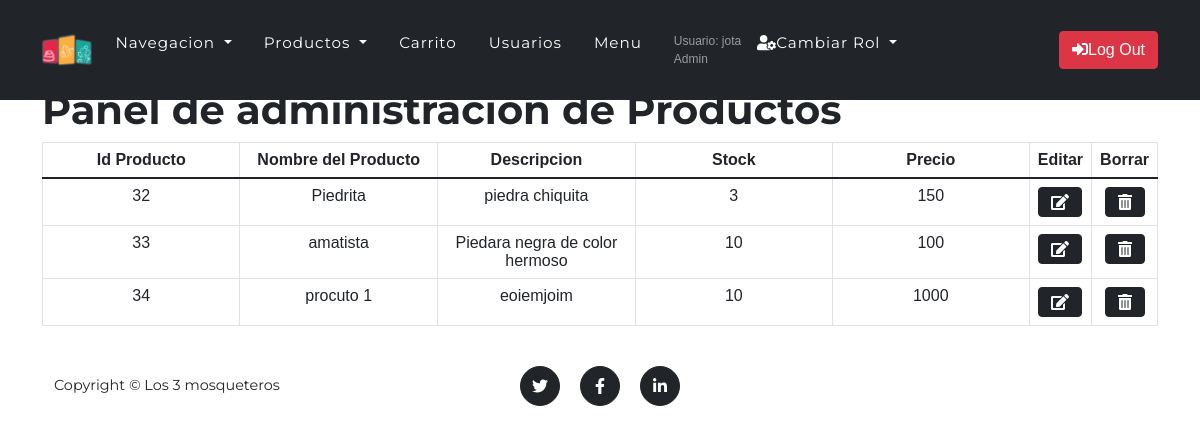
Page /vista/ejercicios/listarProductos.php (signed in) on the committed database.
### tables this page shows
CREATE TABLE `usuario` (
  `idUsuario` bigint(20) NOT NULL,
  `usNombre` varchar(50) NOT NULL,
  `usPass` varchar(250) NOT NULL,
  `usMail` varchar(50) NOT NULL,
  `usDesabilitado` timestamp NULL DEFAULT NULL
);

CREATE TABLE `rol` (
  `idRol` bigint(20) NOT NULL,
  `rolDescripcion` varchar(50) NOT NULL
);

CREATE TABLE `producto` (
  `idProducto` bigint(20) NOT NULL,
  `productoNombre` varchar(200) NOT NULL,
  `productoDetalle` varchar(512) NOT NULL,
  `productoStock` int(11) NOT NULL,
  `productoPrecio` float NOT NULL
);

### utiles/funciones.php (called while the page is built, shortened)
<?php
spl_autoload_register(function ($clase) {
    $directorys = array(
        $GLOBALS['ROOT'].'modelo/',
        $GLOBALS['ROOT'].'modelo/conector/',
        $GLOBALS['ROOT'].'control/');
})
?>

### control/session.php (called while the page is built, shortened)
<?php
class session{
    public function getRolActivo(){
        return $_SESSION['rolactivo'];
    }
    public function activa()
    {
        $activa = false;
        if (isset($_SESSION['idUsuario'])) {
            $activa = true;
        }
        return $activa;
    }
    public function getObjUsuario(){
        $usuario = null;
        $abmUs = new abmUsuario();
        $list = $abmUs->buscar(['idUsuario' => $_SESSION['idUsuario']]);
        if (count($list) > 0) {
            $usuario = $list[0];
        }
        return $usuario;
    }
    public function getColeccionRol(){
        $roles = array();
        $abmUR = new abmUsuarioRol();
        $abmR = new abmRol();
        $uss = $this->getObjUsuario();
        $list = $abmUR->buscar(['idUsuario' => $uss->getIdUsuario()]);
        if (count($list) > 0) {
            foreach ($list as $UR) {
                $objRol = $abmR->buscar(['idRol' => $UR->getObjRol()->getIdRol()]);
                array_push($roles, $objRol[0]);
            }
        }
        return $roles;
    }
}

### modelo/usuario.php (called while the page is built, shortened)
<?php
class usuario
{
    private $usNombre;
    public function __construct()
    {
        $this->usNombre = '';
    }
    public function setUsNombre($usNombre)
    {
        $this->usNombre = $usNombre;
    }
    public function getUsNombre()
    {
        return $this->usNombre;
    }
    public static function listar($parametro = "")
    {
        $arreglo = array();
        $base = new BaseDatos();
        $sql = "SELECT * FROM usuario ";
        if ($parametro != "") {
            $sql = $sql . 'WHERE ' . $parametro;
        }
        $res = $base->Ejecutar($sql);
        if ($res > -1) {
            if ($res >= 0) {
                while ($row = $base->Registro()) {
                    $obj = new usuario();
                    $obj->setear(['idUsuario' => $row['idUsuario'], 'usNombre' => $row['usNombre'], 'usPass' => $row['usPass'], 'usMail' => $row['usMail'], 'usDesabilitado' => $row['usDesabilitado']]);
                    array_push($arreglo, $obj);
                }
            }
        } else {
            $this->setMensajeOperacion("usuario->listar: " . $base->getError());
        }
        return $arreglo;
    }
}

### modelo/conector/BaseDatos.php (called while the page is built, shortened)
<?php
class BaseDatos extends PDO
{
    private $indice;
    private $resultado;
    public function __construct()
    {
        $this->indice = 0;
    }
    public function setSQL($e)
    {
        return "\n" . $this->sql = $e;
    }
    public function Ejecutar($sql)
    {
        if (stristr($sql, "select")) {
            $resp =  $this->EjecutarSelect($sql);
        }
        return $resp;
    }
    private function EjecutarSelect($sql)
    {
        $cant = -1;
        $resultado = parent::query($sql);
        if (!$resultado) {
            $this->analizarDebug();
        } else {
            $arregloResult = $resultado->fetchAll();
            $cant = count($arregloResult);
        }
        return $cant;
    }
    public function Registro()
    {
        $filaActual = false;
        $indiceActual = $this->getIndice();
        if ($indiceActual >= 0) {
            $filas = $this->getResultado();
            if ($indiceActual < count($filas)) {
                $filaActual =  $filas[$indiceActual];
            } else {
                $this->setIndice(-1);
            }
        }
        return $filaActual;
    }
    private function setIndice($valor)
    {
        $this->indice = $valor;
    }
    private function getIndice()
    {
        return $this->indice;
    }
    private function setResultado($valor)
    {
        $this->resultado = $valor;
    }
    private function getResultado()
    {
        return $this->resultado;
    }
}

### control/abmUsuario.php (called while the page is built, shortened)
<?php
class abmUsuario
{
    public function buscar($param)
    {
        $where = " true ";
        if ($param <> NULL) {
            if (isset($param['idUsuario']))
                $where .= ' and idUsuario = ' . "'" . $param['idUsuario'] . "'";
        }
        $arreglo = usuario::listar($where);
        return $arreglo;
    }
}

### modelo/rol.php (called while the page is built, shortened)
<?php
class rol{
    private $idRol;
    private $rolDescripcion;
    public function __construct(){
        $this->idRol = '';
        $this->rolDescripcion = '';
    }
    public function setIdRol($idRol){
        $this->idRol = $idRol;
    }
    public function setRolDescripcion($rolDescripcion){
        $this->rolDescripcion = $rolDescripcion;
    }
    public function getRolDescripcion(){
        return $this->rolDescripcion;
    }
    public function getIdRol(){
        return $this->idRol;
    }
    public function cargar(){
        $resp = false;
        $base = new BaseDatos();
        $idRol=$this->getIdRol();
        $sql="SELECT * FROM rol WHERE idRol = '$idRol'";
        if ($base->Iniciar()) {
            $res = $base->Ejecutar($sql);
        } else {
            $this->setMensajeoperacion("Rol->cargar: ".$base->getError());
        }
        return $resp;
    }
}
?>

### modelo/usuarioRol.php (called while the page is built, shortened)
<?php
class usuarioRol
{
    public function listar($condicion = "")
    {
        $arregloUsuarioRol = array();
        $base = new BaseDatos();
        $sql = "SELECT * FROM usuariorol ";
        if ($condicion != "") {
            $sql = $sql . ' where ' . $condicion;
        }
        $res = $base->Ejecutar($sql);
        if ($res > -1) {
            if ($res > 0) {
                while ($row = $base->Registro()) {
                    $objUsuarioRol = new usuarioRol();
                    $objUsuario = new usuario();
                    $objUsuario->setIdUsuario($row['idUsuario']);
                    $objUsuario->cargar();
                    $objRol = new rol();
                    $objRol->setIdRol($row['idRol']);
                    $objRol->cargar();
                    $objUsuarioRol->setear(['objUsuario' => $objUsuario, 'objRol' => $objRol]);
                    array_push($arregloUsuarioRol, $objUsuarioRol);
                }
            }
        } else {
            $this->setmensajeoperacion("UsuarioRol->listar: " . $base->getError());
        }
        return $arregloUsuarioRol;
    }
}

### control/abmUsuarioRol.php (called while the page is built, shortened)
<?php
class abmUsuarioRol {
    public function buscar($param){
    	$where = " true ";
    	if ($param<>NULL){
    		if  (isset($param['idUsuario']))
    			$where.=" and idUsuario='".$param['idUsuario']."'";
    	}
        $objUsuarioRol= new usuarioRol();
        $arreglo = $objUsuarioRol->listar($where);
        return $arreglo;
    }
}

### modelo/producto.php (called while the page is built, shortened)
<?php
class producto{
    private $idProducto;
    private $productoNombre;
    private $productoDetalle;
    private $productoStock;
    private $productoPrecio;
    public function __construct(){
        $this->idProducto = '';
        $this->productoNombre = '';
        $this->productoDetalle = '';
        $this->productoPrecio = '';
        $this->productoStock = '';
    }
    public function setIdProducto($idProducto){
        $this->idProducto = $idProducto;
    }
    public function setProductoNombre($productoNombre){
        $this->productoNombre = $productoNombre;
    }
    public function setProductoDetalle($productoDetalle){
        $this->productoDetalle = $productoDetalle;
    }
    public function setProductoPrecio($productoPrecio){
        $this->productoPrecio = $productoPrecio;
    }
    public function setProductoStock($productoStock){
        $this->productoStock = $productoStock;
    }
    public function getIdProducto(){
        return $this->idProducto;
    }
    public function getProductoNombre(){
        return $this->productoNombre;
    }
    public function getProductoDetalle(){
        return $this->productoDetalle;
    }
    public function getProductoStock(){
        return $this->productoStock;
    }
    public function getProductoPrecio(){
        return $this->productoPrecio;
    }
    public static function listar($parametro = ""){
        $arreglo = array();
        $base = new BaseDatos();
        $sql = "SELECT * FROM producto ";
        if ($parametro != "") {
            $sql .= 'WHERE ' . $parametro;
        }
        $res = $base->Ejecutar($sql);
        if ($res > -1) {
            if ($res > 0) {
                while ($row = $base->Registro()) {
                    $obj = new producto();
                    $obj->setear(['idProducto'=>$row['idProducto'],'productoNombre'=>$row['productoNombre'],'productoDetalle'=>$row['productoDetalle'], 'productoStock'=>$row['productoStock'], 'productoPrecio'=>$row['productoPrecio']]);
                    array_push($arreglo, $obj);
                }
            }
        } else {
            $this->setMensajeoperacion("producto->Listar: ".$base->getError());
        }
        return $arreglo;
    }
}
?>

### control/abmProducto.php (called while the page is built, shortened)
<?php
class abmProducto
{
    public function buscar($param = '')
    {
        $where = " true ";
        $arreglo = producto::listar($where);
        return $arreglo;
    }
}

### vista/ejercicios/listarProductos.php (the view, shortened to what this page needs)
<?php
$sesion = new session();
$rolSesion = $sesion->getColeccionRol();
if (!$sesion->activa()) {
    header('Location: index.php');
} else {
    include_once '../estructura/cabeceraSegura.php';
}
$abmProducto=new abmProducto();
$listaProductos=$abmProducto->buscar(null);
?>
<div class="container mt-5">
  <h1>Panel de administracion de Productos</h1>
  <table class="table table-bordered">
    <thead>
      <tr>
        <th scope="col" class="text-center">Id Producto</th>
        <th scope="col" class="text-center">Nombre del Producto</th>
        <th scope="col" class="text-center"> Descripcion</th>
        <th scope="col" class="text-center">Stock</th>
        <th scope="col" class="text-center">Precio</th>
        <th scope="col" class="text-center">Editar</th>
        <th scope="col" class="text-center">Borrar</th>
      </tr>
    </thead>
    <?php
    if (count($listaProductos) > 0) {
      foreach ($listaProductos as $objProducto) {
        $idProducto=$objProducto->getIdProducto();
        echo '<tr><td class="text-center" style="width:200px;">' . $objProducto->getIdProducto() . '</td>';
        echo '<td class="text-center" style="width:200px;">' . $objProducto->getProductoNombre() . '</td>';
        echo '<td class="text-center" style="width:200px;">' . $objProducto->getProductoDetalle() . '</td>';
        echo '<td class="text-center" style="width:200px;">' . $objProducto->getProductoStock() . '</td>';
        echo '<td class="text-center" style="width:200px;">' . $objProducto->getProductoPrecio() . '</td>';
    echo "<form action='editarProducto.php' method='post'>
        <td class='text-center'>
        <input name='idProducto' id='idProducto' type='hidden' value='$idProducto'>
        <button class='btn btn-dark' type='submit'><i class='fas fa-edit'></i>
        </button></td></form>
        <form action='../accion/eliminarProducto.php' method='post'>
        <td class='text-center'>
        <input name='idProducto' id='idProducto' type='hidden' value='$idProducto'>
        <button class=' btn btn-dark' type='submit'>
        <i class='fas fa-trash-alt'></i></i></button></td></form></tr>";
      }
    } else {
      echo '<h3> No se encontraron registros </h3>';
    }
    ?>
</div>
<?php
include_once '../estructura/footer.php';
?>

### vista/estructura/cabeceraSegura.php (shortened to what this page needs)
<?php
$sesion = new session();
if (!$sesion->activa()) {
    header('location:../ejercicios/login.php');
} else {
    $objUsuario = $sesion->getObjUsuario();
    $rolActivo=$sesion->getRolActivo();
    if ($rolActivo==null) {
       $listaRoles = $sesion->getColeccionRol();
         $objRol = $listaRoles[0];
         print_r($objRol);
         $sesion->setRolActivo($objRol);
    }
}
?>
<!DOCTYPE html>
<html lang="en">
<head>
    <link href="../css/styles.css" rel="stylesheet" />
    <link rel="stylesheet" type="text/css" href="../js/jquery-easyui-1.6.6/themes/default/easyui.css">
    <link rel="stylesheet" type="text/css" href="../js/jquery-easyui-1.6.6/themes/icon.css">
    <link rel="stylesheet" type="text/css" href="../js/jquery-easyui-1.6.6/themes/color.css">
    <link rel="stylesheet" type="text/css" href="../js/jquery-easyui-1.6.6/demo/demo.css">
</head>
<nav class="navbar navbar-expand-lg navbar-dark fixed-top bg-dark" id="mainNav">
    <div class="container">
        <a class="navbar-brand" href="../home/index.php#page-top"><img src="../assets/img/logos/logo.png" alt="..." /></a>
        <div class="collapse navbar-collapse" id="navbarNavDarkDropdown">
            <ul class="navbar-nav">
                <li class="nav-item dropdown">
                    <a class="nav-link dropdown-toggle" href="#" id="navbarDarkDropdownMenuLink" role="button" data-bs-toggle="dropdown" aria-expanded="false">
                        Navegacion
                    </a>
                </li>
                <li class="nav-item dropdown">
                    <a class="nav-link dropdown-toggle" id="navbarDarkDropdownMenuLink" role="button" data-bs-toggle="dropdown" aria-expanded="false">
                        Productos
                    </a>
                </li>
                <li class="nav-item"><a class="nav-link" href="../ejercicios/carrito.php">Carrito</a></li>
                <li class="nav-item"><a class="nav-link" href="../ejercicios/listarUsuarios.php">Usuarios</a></li>
                <li class="nav-item"><a class="nav-link" href="../ejercicios/editarMenu.php">Menu</a></li>
        <?php
        echo "<li class='navbar-nav pull-xl-right'> <a class='nav-link' href='../ejercicios/cambiarDatosUsuario.php' >Usuario: {$objUsuario->getUsNombre()}</br>{$sesion->getRolActivo()->getRolDescripcion()} </a></li>";
        ?>
        <li class="nav-item dropdown">
            <a class="nav-link dropdown-toggle" href="#" id="navbarDarkDropdownMenuLink" role="button" data-bs-toggle="dropdown" aria-expanded="false">
                <i class=" fas fa-user-cog"></i>Cambiar Rol
            </a>
        </li>
    </div>
        <a href="../accion/cerrarSesion.php" class="nav-item btn btn-danger"> <i class="fas fa-sign-in-alt"></i>Log Out </a>
    </div>
</nav>
<body id="page-top">

### vista/estructura/footer.php (shortened to what this page needs)
<footer class="footer py-4">
            <div class="container">
                <div class="row align-items-center">
                    <div class="col-lg-4 text-lg-start">Copyright &copy; Los 3 mosqueteros</div>
                    <div class="col-lg-4 my-3 my-lg-0">
                        <a class="btn btn-dark btn-social mx-2" href="#!"><i class="fab fa-twitter"></i></a>
                        <a class="btn btn-dark btn-social mx-2" href="#!"><i class="fab fa-facebook-f"></i></a>
                        <a class="btn btn-dark btn-social mx-2" href="#!"><i class="fab fa-linkedin-in"></i></a>
                    </div>
                </div>
            </div>
        </footer>
    </body>
</html>

### rows in the picture
usuario: usNombre "jota"
rol: rolDescripcion "Admin"
producto: idProducto "32", productoNombre "Piedrita", productoDetalle "piedra chiquita", productoStock "3", productoPrecio "150"
producto: idProducto "33", productoNombre "amatista", productoDetalle "Piedara negra de color hermoso", productoStock "10", productoPrecio "100"
producto: idProducto "34", productoNombre "procuto 1", productoDetalle "eoiemjoim", productoStock "10", productoPrecio "1000"
